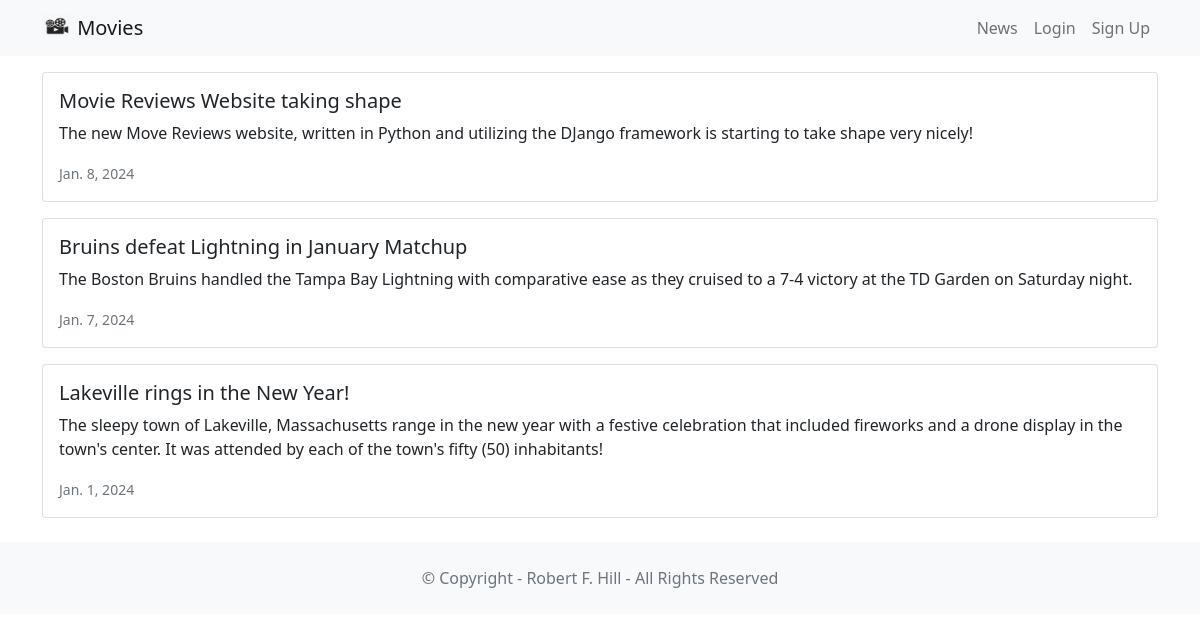
Page /news/ on the committed database.
### news/models.py (models this page shows, shortened)
class News(models.Model):
    headline = models.CharField(max_length = 200)
    body = models.TextField()
    date = models.DateField()

### news/views.py (the view)
# urls.py: path('news/', include('news.urls')),
def news(request):
    newss = News.objects.all().order_by('-date')
    return render(request, 'news.html', {'newss': newss})

### news/templates/news.html
{% extends 'base.html' %}
{% block content %}
  {% for news in newss %}
  <div class="card mb-3">
    <div class="row g-0">
      <div>
        <div class="card-body">
          <h5 class="card-title">{{ news.headline }}</h5>
          <p class="card-text">{{ news.body }}</p>
          <p class="card-text"><small class="text-muted">
            {{ news.date }}
          </small></p>
        </div>
      </div>
    </div>
  </div>
  {% endfor %}
{% endblock content %}

### rows in the picture
News: headline "Movie Reviews Website taking shape", body "The new Move Reviews website, written in Python and utilizing the DJango framework is starting to take shape very nicely!", date "Jan. 8, 2024"
News: headline "Bruins defeat Lightning in January Matchup", body "The Boston Bruins handled the Tampa Bay Lightning with comparative ease as they cruised to a 7-4 victory at the TD Garden on Saturday night.", date "Jan. 7, 2024"
News: headline "Lakeville rings in the New Year!", body "The sleepy town of Lakeville, Massachusetts range in the new year with a festive celebration that included fireworks and a drone display in the town's center. It was attended by each of the town's fifty (50) inhabitants!", date "Jan. 1, 2024"
